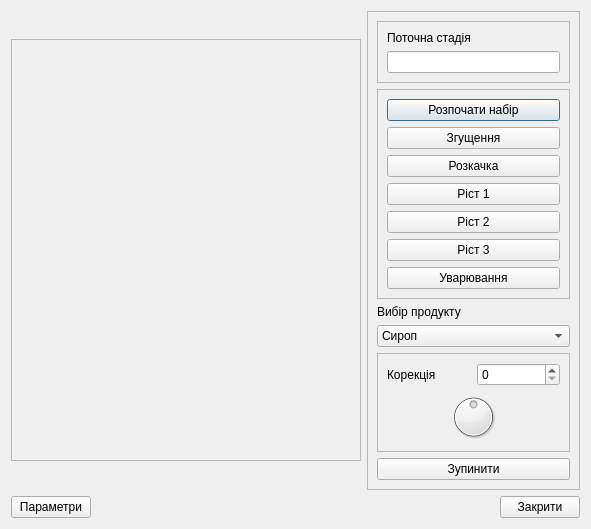
<?xml version="1.0" encoding="UTF-8"?>
<ui version="4.0">
 <class>DlgApOne</class>
 <widget class="QDialog" name="DlgApOne">
  <property name="geometry">
   <rect>
    <x>0</x>
    <y>0</y>
    <width>591</width>
    <height>487</height>
   </rect>
  </property>
  <property name="windowTitle">
   <string>Dialog</string>
  </property>
  <layout class="QGridLayout" name="gridLayout">
   <item row="0" column="2" colspan="2">
    <widget class="QFrame" name="frame">
     <property name="frameShape">
      <enum>QFrame::StyledPanel</enum>
     </property>
     <property name="frameShadow">
      <enum>QFrame::Raised</enum>
     </property>
     <layout class="QVBoxLayout" name="verticalLayout_2">
      <item>
       <widget class="QFrame" name="frame_4">
        <property name="frameShape">
         <enum>QFrame::StyledPanel</enum>
        </property>
        <property name="frameShadow">
         <enum>QFrame::Sunken</enum>
        </property>
        <layout class="QVBoxLayout" name="verticalLayout_3">
         <item>
          <widget class="QLabel" name="label_2">
           <property name="text">
            <string>Поточна стадія</string>
           </property>
          </widget>
         </item>
         <item>
          <widget class="QLineEdit" name="lineEdit"/>
         </item>
        </layout>
       </widget>
      </item>
      <item>
       <widget class="QFrame" name="frame_2">
        <property name="frameShape">
         <enum>QFrame::StyledPanel</enum>
        </property>
        <property name="frameShadow">
         <enum>QFrame::Sunken</enum>
        </property>
        <layout class="QVBoxLayout" name="verticalLayout">
         <item>
          <widget class="QPushButton" name="bnStart">
           <property name="text">
            <string>Розпочати набір</string>
           </property>
          </widget>
         </item>
         <item>
          <widget class="QPushButton" name="bnConcretion">
           <property name="text">
            <string>Згущення</string>
           </property>
          </widget>
         </item>
         <item>
          <widget class="QPushButton" name="bnRarefaction">
           <property name="text">
            <string>Розкачка</string>
           </property>
          </widget>
         </item>
         <item>
          <widget class="QPushButton" name="bnGrowth_1">
           <property name="text">
            <string>Ріст 1</string>
           </property>
          </widget>
         </item>
         <item>
          <widget class="QPushButton" name="bnGrowth_2">
           <property name="text">
            <string>Ріст 2</string>
           </property>
          </widget>
         </item>
         <item>
          <widget class="QPushButton" name="bnGrowth_3">
           <property name="text">
            <string>Ріст 3</string>
           </property>
          </widget>
         </item>
         <item>
          <widget class="QPushButton" name="bnClasp">
           <property name="text">
            <string>Уварювання</string>
           </property>
          </widget>
         </item>
        </layout>
       </widget>
      </item>
      <item>
       <widget class="QLabel" name="label_3">
        <property name="text">
         <string>Вибір продукту</string>
        </property>
       </widget>
      </item>
      <item>
       <widget class="QComboBox" name="bx_prod">
        <item>
         <property name="text">
          <string>Сироп</string>
         </property>
        </item>
        <item>
         <property name="text">
          <string>Сироп+БП</string>
         </property>
        </item>
        <item>
         <property name="text">
          <string>Біла патока</string>
         </property>
        </item>
        <item>
         <property name="text">
          <string>Вода</string>
         </property>
        </item>
       </widget>
      </item>
      <item>
       <spacer name="verticalSpacer_2">
        <property name="orientation">
         <enum>Qt::Vertical</enum>
        </property>
        <property name="sizeHint" stdset="0">
         <size>
          <width>20</width>
          <height>56</height>
         </size>
        </property>
       </spacer>
      </item>
      <item>
       <widget class="QFrame" name="frame_3">
        <property name="frameShape">
         <enum>QFrame::StyledPanel</enum>
        </property>
        <property name="frameShadow">
         <enum>QFrame::Sunken</enum>
        </property>
        <layout class="QGridLayout" name="gridLayout_2">
         <item row="0" column="0">
          <widget class="QLabel" name="label">
           <property name="text">
            <string>Корекція</string>
           </property>
          </widget>
         </item>
         <item row="0" column="1">
          <widget class="QSpinBox" name="sb_Kor"/>
         </item>
         <item row="2" column="0" colspan="2">
          <widget class="QDial" name="dl_Kor">
           <property name="minimum">
            <number>-25</number>
           </property>
           <property name="maximum">
            <number>25</number>
           </property>
           <property name="wrapping">
            <bool>false</bool>
           </property>
           <property name="notchesVisible">
            <bool>false</bool>
           </property>
          </widget>
         </item>
        </layout>
       </widget>
      </item>
      <item>
       <widget class="QPushButton" name="bnStop">
        <property name="text">
         <string>Зупинити</string>
        </property>
       </widget>
      </item>
     </layout>
    </widget>
   </item>
   <item row="2" column="0">
    <widget class="QPushButton" name="bnSetup">
     <property name="text">
      <string>Параметри</string>
     </property>
    </widget>
   </item>
   <item row="2" column="2">
    <spacer name="horizontalSpacer">
     <property name="orientation">
      <enum>Qt::Horizontal</enum>
     </property>
     <property name="sizeHint" stdset="0">
      <size>
       <width>127</width>
       <height>20</height>
      </size>
     </property>
    </spacer>
   </item>
   <item row="2" column="3">
    <widget class="QPushButton" name="bnExit">
     <property name="text">
      <string>Закрити</string>
     </property>
    </widget>
   </item>
   <item row="2" column="1">
    <spacer name="horizontalSpacer_2">
     <property name="orientation">
      <enum>Qt::Horizontal</enum>
     </property>
     <property name="sizeHint" stdset="0">
      <size>
       <width>40</width>
       <height>20</height>
      </size>
     </property>
    </spacer>
   </item>
   <item row="0" column="0" colspan="2">
    <widget class="QFrame" name="apMnemo">
     <property name="minimumSize">
      <size>
       <width>350</width>
       <height>421</height>
      </size>
     </property>
     <property name="maximumSize">
      <size>
       <width>352</width>
       <height>422</height>
      </size>
     </property>
     <property name="frameShape">
      <enum>QFrame::StyledPanel</enum>
     </property>
     <property name="frameShadow">
      <enum>QFrame::Raised</enum>
     </property>
    </widget>
   </item>
  </layout>
 </widget>
 <resources/>
 <connections>
  <connection>
   <sender>bnExit</sender>
   <signal>clicked()</signal>
   <receiver>DlgApOne</receiver>
   <slot>accept()</slot>
   <hints>
    <hint type="sourcelabel">
     <x>532</x>
     <y>467</y>
    </hint>
    <hint type="destinationlabel">
     <x>288</x>
     <y>241</y>
    </hint>
   </hints>
  </connection>
 </connections>
</ui>
